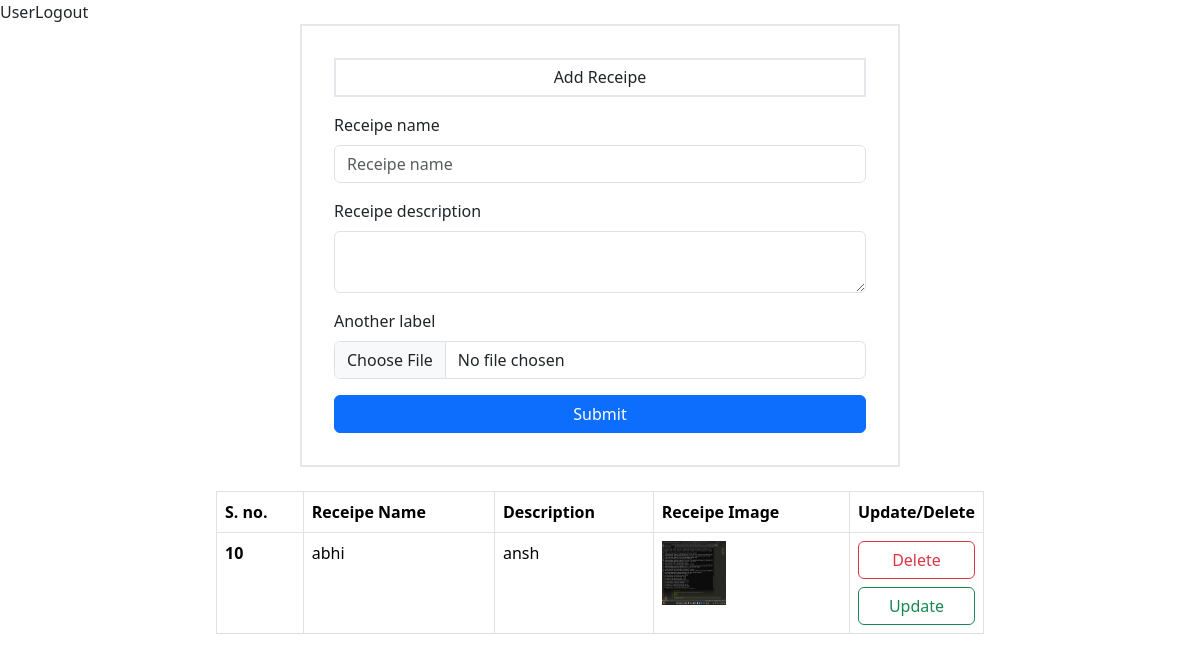
The page / (signed in) on the database as committed earlier.
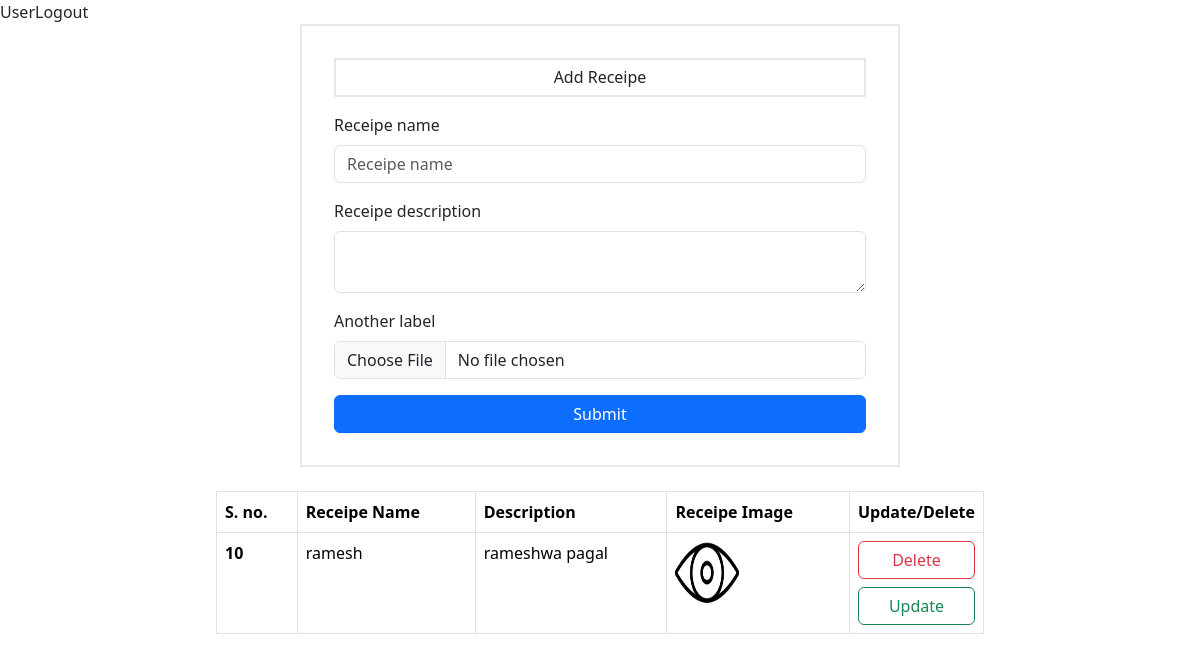
The same page on the database as committed later.
### receipe/models.py (models this page shows)
class receipe(models.Model):
    user = models.ForeignKey(User, on_delete=models.SET_NULL, null=True, blank=True)
    receipe_name = models.CharField(max_length=150,null=True)
    receipe_description = models.TextField(null=True)
    receipe_image = models.ImageField(upload_to="Media",null=True)

### receipe/views.py (the view, shortened to what this page needs)
# urls.py: path('', menu, name='menu'),
@login_required(login_url="/login/")
def menu(request):
    queryset = receipe.objects.all()
    context = {'receipe' : queryset}
    return render(request,'menu.html', context= context)

### templates/menu.html (shortened to what this page needs)
<!DOCTYPE html>
<html lang="en">
<head>
    <script src="https://cdn.tailwindcss.com"></script>
    <link href="https://cdn.jsdelivr.net/npm/bootstrap@5.3.3/dist/css/bootstrap.min.css" rel="stylesheet">
</head>
<body>
    <div class="flex flex-row relative">
        <a class="right-2">{{request.user.username}}</a>
        {% if request.user.is_authenticated %}
            <a href="/signup/" type="submit">Logout</a>
        {% else %}
            <a href="/login/" type="submit">Login</a>
        {% endif %}
    </div>
    <div class="flex flex-col justify-center">
        <form method="POST" enctype="multipart/form-data" class="w-screen flex justify-center">
            <div class="flex flex-col w-1/2 border-2 p-8">
                <din class="mb-3 border-2 text-center p-2">
                    <h2>Add Receipe</h2>
                </din>
                <div class="mb-3">
                    <label for="formGroupExampleInput" class="form-label">Receipe name</label>
                    <input type="text" class="form-control" id="formGroupExampleInput" placeholder="Receipe name" name="receipe_name" required>
                </div>
                <div class="mb-3">
                    <label for="formGroupExampleInput2" class="form-label">Receipe description</label>
                    <textarea name="description" class="form-control"></textarea>
                </div>
                <div class="mb-3">
                    <label for="formGroupExampleInput2" class="form-label">Another label</label>
                    <input type="file" class="form-control" id="formGroupExampleInput2" placeholder="Place the image of the receipe" name="image" required>
                </div>
                <button type="submit" class="btn btn-primary">Submit</button>
            </div>
        </form>
        <div class="flex justify-center m-4">
            <table class="table table-bordered w-2/3">
                <thead>
                    <tr>
                        <th scope="col">S. no.</th>
                        <th scope="col">Receipe Name</th>
                        <th scope="col">Description</th>
                        <th scope="col">Receipe Image</th>
                        <th scope="col">Update/Delete</th>
                    </tr>
                </thead>
                <tbody>
                    {% for item in receipe %}
                    <tr>
                        <th scope="row">{{item.id}}</th>
                        <td>{{item.receipe_name}}</td>
                        <td>{{item.receipe_description}}</td>
                        <td><img src="/media/{{item.receipe_image}}" class="w-16 h-16"></td>
                        <td class="w-20">
                            <div class="flex flex-col justify-content">
                                <a class="btn btn-outline-danger mb-2" href="/delete-receipe/{{item.id}}/"> Delete </a>
                                <a class="btn btn-outline-success " href="/update-receipe/{{item.id}}/"> Update </a>
                            </div>
                        </td>
                    </tr>
                    {% endfor %}
                </tbody>
            </table>
        </div>
    </div>
</body>
</html>

Rows that differ between the two databases and show on the page:
changed receipe id 10: receipe_name "abhi" → "ramesh"; receipe_description "ansh" → "rameshwa pagal"; receipe_image: a different picture
